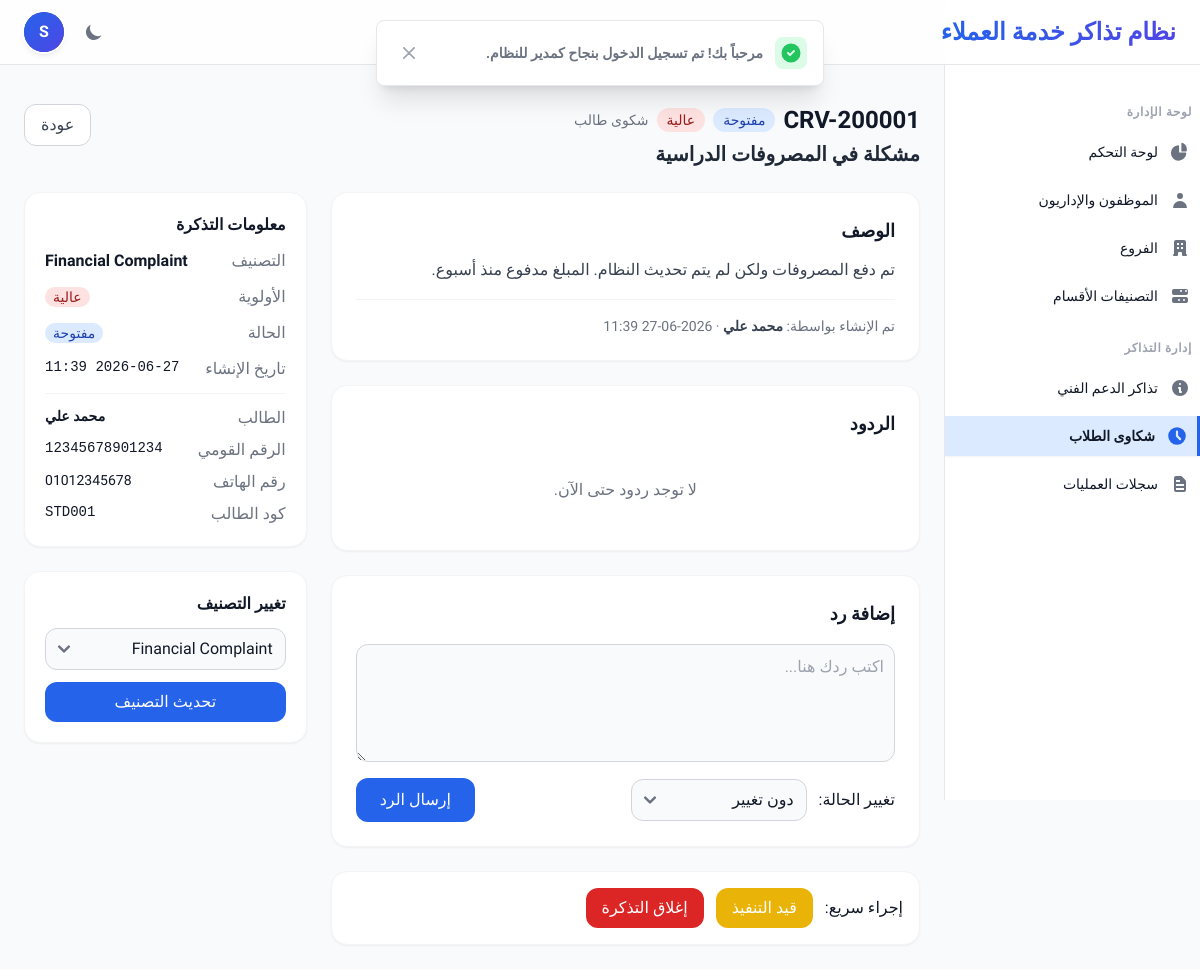
/support/ticket-view.php?id=1&type=student (signed in), run on the app's committed database.
### tables this page shows
CREATE TABLE IF NOT EXISTS `student_tickets` (
    `id` INT AUTO_INCREMENT PRIMARY KEY,
    `branch_id` INT NOT NULL,
    `category_id` INT NOT NULL,
    `ticket_number` VARCHAR(50) UNIQUE NOT NULL,
    `student_name` VARCHAR(255) NOT NULL,
    `national_id` VARCHAR(20) NOT NULL,
    `student_code` VARCHAR(100) NULL,
    `contact_phone` VARCHAR(30) NOT NULL,
    `subject` VARCHAR(255) NOT NULL,
    `description` TEXT NOT NULL,
    `priority` ENUM('low','medium','high') DEFAULT 'medium',
    `status` ENUM('open','in_progress','closed') DEFAULT 'open',
    `last_reply_by` INT NULL,
    `last_reply_at` DATETIME NULL,
    `closed_at` DATETIME NULL,
    `created_at` TIMESTAMP DEFAULT CURRENT_TIMESTAMP,
    CONSTRAINT `fk_student_tickets_branch` FOREIGN KEY (`branch_id`) REFERENCES `branches` (`id`) ON DELETE CASCADE,
    CONSTRAINT `fk_student_tickets_category` FOREIGN KEY (`category_id`) REFERENCES `categories` (`id`),
    CONSTRAINT `fk_student_tickets_reply_by` FOREIGN KEY (`last_reply_by`) REFERENCES `employees` (`id`) ON DELETE SET NULL
);

CREATE TABLE IF NOT EXISTS `categories` (
    `id` INT AUTO_INCREMENT PRIMARY KEY,
    `name` VARCHAR(150) NOT NULL,
    `type` ENUM('student','support') NOT NULL,
    `status` ENUM('active','inactive') DEFAULT 'active',
    `created_at` TIMESTAMP DEFAULT CURRENT_TIMESTAMP
);

### helpers/security.php (called while the page is built, shortened)
<?php
function xss_clean($data) {
    if (is_array($data)) {
        foreach ($data as $key => $value) {
            $data[$key] = xss_clean($value);
        }
    } else {
        $data = htmlspecialchars(trim($data ?? ''), ENT_QUOTES, 'UTF-8');
    }
    return $data;
}

### support/ticket-view.php (the view, shortened to what this page needs)
<?php
require_once __DIR__ . '/../helpers/audit.php';
$db = getDBConnection();
$is_admin = ($_SESSION['user_role'] ?? '') === 'admin';
$ticket_id = (int)($_GET['id'] ?? 0);
$type = xss_clean($_GET['type'] ?? 'support');
if ($type === 'student') {
    $stmt = $db->prepare("
        SELECT st.*, c.name as category_name
        FROM student_tickets st
        JOIN categories c ON st.category_id = c.id
        WHERE st.id = :id" . ($is_admin ? "" : " AND st.branch_id = :branch_id")
    );
}
$queryParams = ['id' => $ticket_id];
$stmt->execute($queryParams);
$ticket = $stmt->fetch();
$categories = [];
try {
    $cat_type = $type === 'student' ? 'student' : 'support';
    $stmt = $db->prepare("SELECT * FROM categories WHERE type = :type AND status = 'active' ORDER BY name ASC");
    $stmt->execute(['type' => $cat_type]);
    $categories = $stmt->fetchAll();
} catch (PDOException $e) {
    error_log("Failed to fetch categories: " . $e->getMessage());
}
$status_labels = ['open' => 'مفتوحة', 'in_progress' => 'قيد التنفيذ', 'closed' => 'مغلقة'];
$priority_labels = ['low' => 'منخفضة', 'medium' => 'متوسطة', 'high' => 'عالية'];
$replies = [];
try {
    $replies_table = $type === 'student' ? 'student_ticket_replies' : 'support_ticket_replies';
    $stmt = $db->prepare("
        SELECT r.*, e.name as employee_name
        FROM {$replies_table} r
        JOIN employees e ON r.employee_id = e.id
        WHERE r.ticket_id = :ticket_id
        ORDER BY r.created_at ASC
    ");
    $stmt->execute(['ticket_id' => $ticket_id]);
    $replies = $stmt->fetchAll();
} catch (PDOException $e) {
    error_log("Failed to fetch replies: " . $e->getMessage());
}
require_once __DIR__ . '/../includes/header.php';
require_once __DIR__ . '/../includes/sidebar.php';
?>
<main class="p-6 space-y-6 flex-1">
    <div class="flex flex-col md:flex-row md:items-start md:justify-between gap-4">
        <div>
            <div class="flex items-center gap-2 mb-1">
                <h1 class="text-2xl font-bold text-gray-900 dark:text-white"><?php echo htmlspecialchars($ticket['ticket_number']); ?></h1>
                <span class="px-2.5 py-0.5 text-sm font-medium rounded-full <?php echo $ticket['status'] === 'open' ? 'bg-blue-100 text-blue-800 dark:bg-blue-900 dark:text-blue-200' : ($ticket['status'] === 'in_progress' ? 'bg-yellow-100 text-yellow-800 dark:bg-yellow-900 dark:text-yellow-200' : 'bg-green-100 text-green-800 dark:bg-green-900 dark:text-green-200'); ?>">
                    <?php echo $status_labels[$ticket['status']]; ?>
                </span>
                <span class="px-2.5 py-0.5 text-sm font-medium rounded-full <?php echo $ticket['priority'] === 'high' ? 'bg-red-100 text-red-800 dark:bg-red-900 dark:text-red-200' : ($ticket['priority'] === 'medium' ? 'bg-yellow-100 text-yellow-800 dark:bg-yellow-900 dark:text-yellow-200' : 'bg-gray-100 text-gray-800 dark:bg-gray-700 dark:text-gray-300'); ?>">
                    <?php echo $priority_labels[$ticket['priority']]; ?>
                </span>
                <span class="text-sm text-gray-500 dark:text-gray-400">
                    <?php echo $type === 'student' ? 'شكوى طالب' : 'تذكرة دعم فني'; ?>
                </span>
            </div>
            <h2 class="text-xl font-semibold text-gray-800 dark:text-gray-200"><?php echo htmlspecialchars($ticket['subject']); ?></h2>
        </div>
        <div class="flex gap-2 shrink-0">
            <a href="<?php echo BASE_URL; ?>support/tickets.php?tab=<?php echo $type === 'student' ? 'student' : 'support'; ?>" class="px-4 py-2 text-base font-medium text-gray-700 bg-white border border-gray-300 hover:bg-gray-50 dark:bg-gray-800 dark:text-gray-300 dark:border-gray-600 rounded-xl transition-all">
                عودة
            </a>
        </div>
    </div>
    <div class="grid grid-cols-1 lg:grid-cols-3 gap-6">
        <div class="lg:col-span-2 space-y-6">
            <div class="p-6 bg-white rounded-2xl border border-gray-100 shadow-sm dark:bg-gray-800 dark:border-gray-700">
                <h3 class="text-lg font-bold text-gray-900 dark:text-white mb-3">الوصف</h3>
                <p class="text-base text-gray-700 dark:text-gray-300 whitespace-pre-wrap leading-relaxed"><?php echo htmlspecialchars($ticket['description']); ?></p>
                <div class="mt-4 pt-4 border-t border-gray-100 dark:border-gray-700 text-sm text-gray-500 dark:text-gray-400">
                    تم الإنشاء بواسطة: <strong class="text-gray-700 dark:text-gray-300"><?php echo $type === 'student' ? htmlspecialchars($ticket['student_name']) : htmlspecialchars($ticket['employee_name']); ?></strong>
                    &middot; <?php echo date('Y-m-d H:i', strtotime($ticket['created_at'])); ?>
                </div>
            </div>
            <div class="p-6 bg-white rounded-2xl border border-gray-100 shadow-sm dark:bg-gray-800 dark:border-gray-700">
                <h3 class="text-lg font-bold text-gray-900 dark:text-white mb-4">الردود</h3>
                <?php if (empty($replies)): ?>
                    <div class="text-center py-6 text-gray-500 dark:text-gray-400">
                        <p class="text-base">لا توجد ردود حتى الآن.</p>
                    </div>
                <?php endif; ?>
            </div>
            <?php if ($ticket['status'] !== 'closed'): ?>
                <div class="p-6 bg-white rounded-2xl border border-gray-100 shadow-sm dark:bg-gray-800 dark:border-gray-700">
                    <h3 class="text-lg font-bold text-gray-900 dark:text-white mb-4">إضافة رد</h3>
                    <form method="POST" action="">
                        <div class="mb-4">
                            <textarea name="reply" rows="4" class="bg-gray-50 border border-gray-300 text-gray-900 text-base rounded-xl focus:ring-blue-500 focus:border-blue-500 block w-full p-2.5 dark:bg-gray-700 dark:border-gray-600 placeholder-gray-400 dark:placeholder-gray-500 dark:text-white" placeholder="اكتب ردك هنا..." required></textarea>
                        </div>
                        <div class="flex flex-col sm:flex-row sm:items-center gap-3">
                            <div class="flex items-center gap-3 flex-1">
                                <label class="text-base font-medium text-gray-900 dark:text-white shrink-0">تغيير الحالة:</label>
                                <select name="new_status" class="w-44 bg-gray-50 border border-gray-300 text-gray-900 text-base rounded-xl focus:ring-blue-500 focus:border-blue-500 p-2 dark:bg-gray-700 dark:border-gray-600 dark:text-white">
                                    <option value="">دون تغيير</option>
                                </select>
                            </div>
                            <button type="submit" class="w-full sm:w-auto px-6 py-2.5 text-base font-medium text-white bg-blue-600 hover:bg-blue-700 rounded-xl transition-all shrink-0">
                                إرسال الرد
                            </button>
                        </div>
                    </form>
                </div>
                <div class="p-4 bg-white rounded-2xl border border-gray-100 shadow-sm dark:bg-gray-800 dark:border-gray-700">
                    <div class="flex flex-wrap items-center gap-3">
                        <span class="text-base font-medium text-gray-900 dark:text-white">إجراء سريع:</span>
                        <?php if ($ticket['status'] === 'open'): ?>
                            <form method="POST" class="inline">
                                <button type="submit" class="px-4 py-2 text-base font-medium text-white bg-yellow-500 hover:bg-yellow-600 rounded-xl transition-all">
                                    قيد التنفيذ
                                </button>
                            </form>
                        <?php endif; ?>
                        <?php if ($ticket['status'] !== 'closed'): ?>
                            <form method="POST" class="inline">
                                <button type="submit" class="px-4 py-2 text-base font-medium text-white bg-red-600 hover:bg-red-700 rounded-xl transition-all">
                                    إغلاق التذكرة
                                </button>
                            </form>
                        <?php endif; ?>
                    </div>
                </div>
            <?php endif; ?>
        </div>
        <div class="space-y-6">
            <div class="p-5 bg-white rounded-2xl border border-gray-100 shadow-sm dark:bg-gray-800 dark:border-gray-700">
                <h3 class="text-base font-bold text-gray-900 dark:text-white mb-3">معلومات التذكرة</h3>
                <dl class="space-y-3 text-base">
                    <div class="flex justify-between">
                        <dt class="text-gray-500 dark:text-gray-400">التصنيف</dt>
                        <dd class="font-semibold text-gray-900 dark:text-white"><?php echo htmlspecialchars($ticket['category_name']); ?></dd>
                    </div>
                    <div class="flex justify-between">
                        <dt class="text-gray-500 dark:text-gray-400">الأولوية</dt>
                        <dd>
                            <span class="px-2 py-0.5 text-sm font-medium rounded-full <?php echo $ticket['priority'] === 'high' ? 'bg-red-100 text-red-800' : ($ticket['priority'] === 'medium' ? 'bg-yellow-100 text-yellow-800' : 'bg-gray-100 text-gray-800'); ?>">
                                <?php echo $priority_labels[$ticket['priority']]; ?>
                            </span>
                        </dd>
                    </div>
                    <div class="flex justify-between">
                        <dt class="text-gray-500 dark:text-gray-400">الحالة</dt>
                        <dd>
                            <span class="px-2 py-0.5 text-sm font-medium rounded-full <?php echo $ticket['status'] === 'open' ? 'bg-blue-100 text-blue-800' : ($ticket['status'] === 'in_progress' ? 'bg-yellow-100 text-yellow-800' : 'bg-green-100 text-green-800'); ?>">
                                <?php echo $status_labels[$ticket['status']]; ?>
                            </span>
                        </dd>
                    </div>
                    <div class="flex justify-between">
                        <dt class="text-gray-500 dark:text-gray-400">تاريخ الإنشاء</dt>
                        <dd class="text-gray-900 dark:text-white font-mono text-sm"><?php echo date('Y-m-d H:i', strtotime($ticket['created_at'])); ?></dd>
                    </div>
                    <?php if ($type === 'student'): ?>
                        <div class="pt-3 border-t border-gray-100 dark:border-gray-700 space-y-2">
                            <div class="flex justify-between">
                                <dt class="text-gray-500 dark:text-gray-400">الطالب</dt>
                                <dd class="font-semibold text-gray-900 dark:text-white text-sm"><?php echo htmlspecialchars($ticket['student_name']); ?></dd>
                            </div>
                            <div class="flex justify-between">
                                <dt class="text-gray-500 dark:text-gray-400">الرقم القومي</dt>
                                <dd class="font-mono text-sm text-gray-900 dark:text-white"><?php echo htmlspecialchars($ticket['national_id']); ?></dd>
                            </div>
                            <div class="flex justify-between">
                                <dt class="text-gray-500 dark:text-gray-400">رقم الهاتف</dt>
                                <dd class="text-sm text-gray-900 dark:text-white"><?php echo htmlspecialchars($ticket['contact_phone']); ?></dd>
                            </div>
                            <?php if ($ticket['student_code']): ?>
                                <div class="flex justify-between">
                                    <dt class="text-gray-500 dark:text-gray-400">كود الطالب</dt>
                                    <dd class="font-mono text-sm text-gray-900 dark:text-white"><?php echo htmlspecialchars($ticket['student_code']); ?></dd>
                                </div>
                            <?php endif; ?>
                        </div>
                    <?php endif; ?>
                </dl>
            </div>
            <?php if (!empty($categories) && count($categories) > 0): ?>
                <div class="p-5 bg-white rounded-2xl border border-gray-100 shadow-sm dark:bg-gray-800 dark:border-gray-700">
                    <h3 class="text-base font-bold text-gray-900 dark:text-white mb-3">تغيير التصنيف</h3>
                    <form method="POST" action="">
                        <select name="category_id" class="w-full bg-gray-50 border border-gray-300 text-gray-900 text-base rounded-xl focus:ring-blue-500 focus:border-blue-500 p-2 dark:bg-gray-700 dark:border-gray-600 dark:text-white mb-3">
                            <?php foreach ($categories as $cat): ?>
                                <option value="<?php echo $cat['id']; ?>" <?php echo $cat['id'] == $ticket['category_id'] ? 'selected' : ''; ?>><?php echo htmlspecialchars($cat['name']); ?></option>
                            <?php endforeach; ?>
                        </select>
                        <button type="submit" class="w-full px-4 py-2 text-base font-medium text-white bg-blue-600 hover:bg-blue-700 rounded-xl transition-all">
                            تحديث التصنيف
                        </button>
                    </form>
                </div>
            <?php endif; ?>
        </div>
    </div>
</main>
<?php
require_once __DIR__ . '/../includes/footer.php';
?>

### includes/header.php (style rules this page uses)
body { font-family: 'Cairo', sans-serif; }

### data on the page
student_tickets: ticket_number "CRV-200001", status "مفتوحة", priority "عالية", subject "مشكلة في المصروفات الدراسية", description "تم دفع المصروفات ولكن لم يتم تحديث النظام. المبلغ مدفوع منذ أسبوع.", student_name "محمد علي", created_at "2026-06-27 11:39", category.name "Financial Complaint", national "12345678901234", contact_phone "01012345678", student_code "STD001", category_id "Financial Complaint"

### other printed values
substr($_SESSION['user_name'] ?? 'م', 0, 1) "S"
$_SESSION['success'] "مرحباً بك! تم تسجيل الدخول بنجاح كمدير للنظام."
